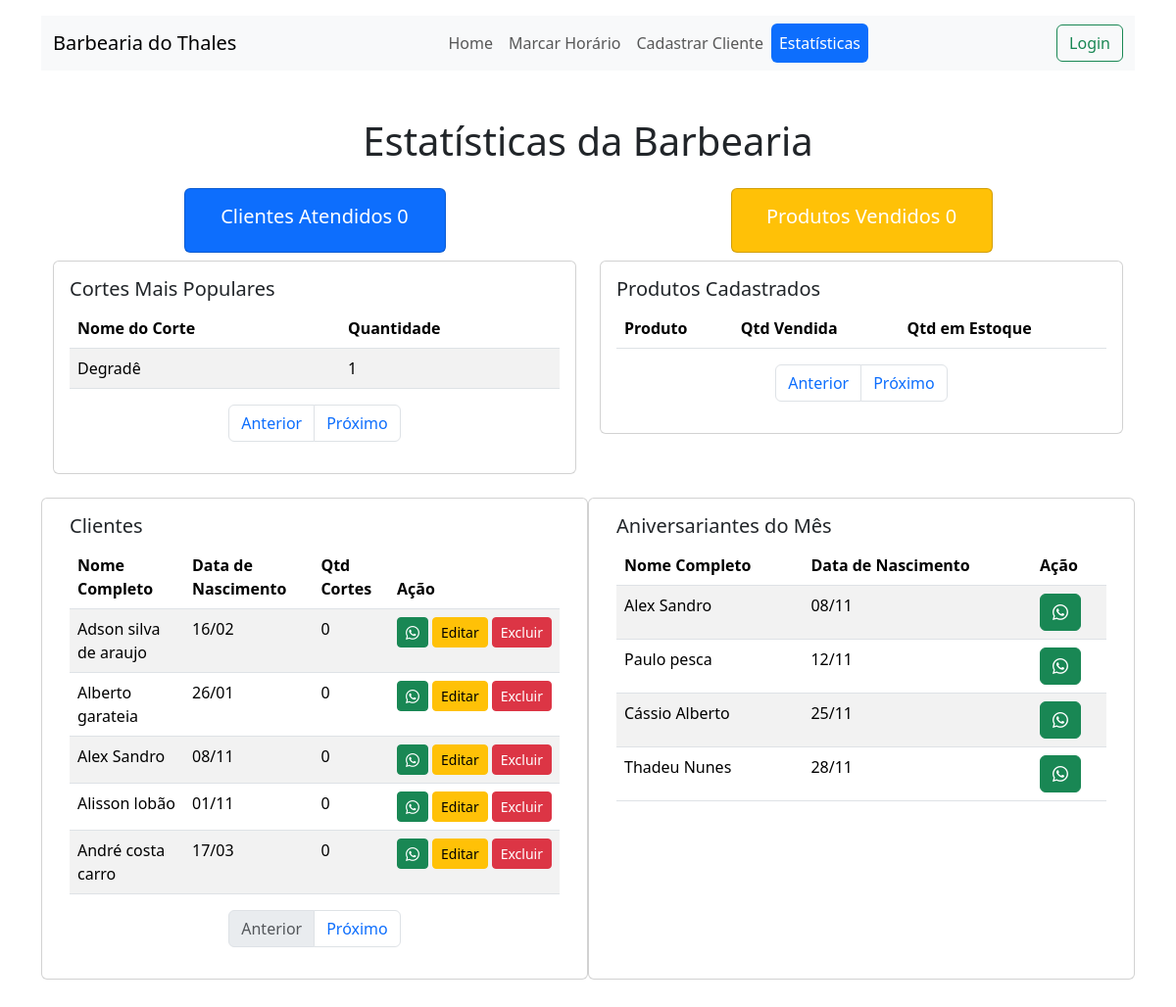
The app's page /estatisticas/, older data.
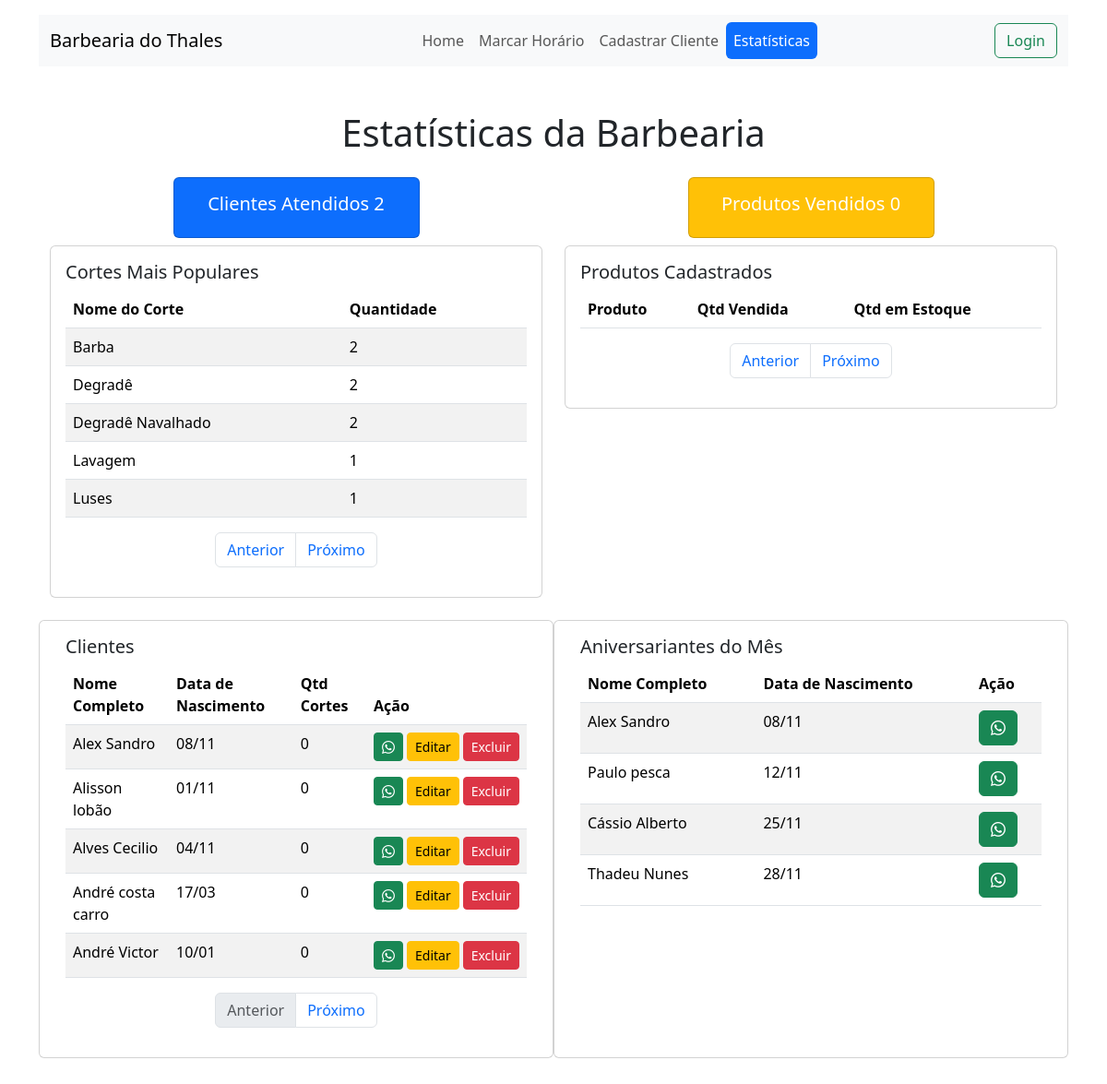
The same page, newer data.
### controle/models.py (models this page shows, shortened)
class TipoCorte(models.Model):
    nome = models.CharField(max_length=100)
    preco = models.DecimalField(max_digits=6, decimal_places=2)

class Cliente(models.Model):
    nome = models.CharField(max_length=100)
    telefone = models.CharField(max_length=15)
    data_nascimento = models.DateField()

### controle/views.py (the view)
# urls.py: path('estatisticas/', views.estatisticas, name='estatisticas'),
def estatisticas(request):
    total_clientes_atendidos = Agendamento.objects.filter(pago=True).values('cliente').distinct().count()
    receita_cortes = Agendamento.objects.filter(pago=True).aggregate(Sum('tipo_corte__preco'))['tipo_corte__preco__sum'] or 0
    receita_produtos = Agendamento.objects.filter(pago=True).aggregate(Sum('produtos__preco'))['produtos__preco__sum'] or 0
    receita_total = receita_cortes + receita_produtos
    agendamentos_por_barbeiro = Barbeiro.objects.annotate(total_agendamentos=Count('agendamento')).order_by('nome')
    cortes_populares = Agendamento.objects.values('tipo_corte__nome').annotate(total=Count('tipo_corte')).order_by('tipo_corte__nome')
    clientes_fieis = Cliente.objects.annotate(total_visitas=Count('agendamento')).order_by('nome')
    total_produtos_vendidos = Produto.objects.filter(agendamento__in=Agendamento.objects.filter(pago=True)).count()
    produtos_vendidos = Agendamento.objects.filter(pago=True).values('produtos__nome').annotate(total_vendido=Count('produtos')).order_by('produtos__nome')
    produtos = Produto.objects.all().order_by('nome')
    hoje = timezone.now()
    dia_atual = hoje.day
    mes_atual = hoje.month
    aniversariantes_do_mes = Cliente.objects.filter(
        Q(data_nascimento__month=mes_atual) &
        Q(data_nascimento__day__gte=dia_atual-1)
    ).annotate(
        dia_nascimento=ExtractDay('data_nascimento'),
        mes_nascimento=ExtractMonth('data_nascimento')
    ).order_by('mes_nascimento', 'dia_nascimento')
    context = {
        'total_clientes_atendidos': total_clientes_atendidos,
        'receita_total': receita_total,
        'agendamentos_por_barbeiro': agendamentos_por_barbeiro,
        'cortes_populares': cortes_populares,
        'clientes_fieis': clientes_fieis,
        'total_produtos_vendidos': total_produtos_vendidos,
        'produtos_vendidos': produtos_vendidos,
        'produtos': produtos,
        'aniversariantes_do_mes': aniversariantes_do_mes,
    }
    return render(request, 'estatisticas.html', context)

### controle/templates/estatisticas.html (shortened to what the changed rows need)
{% extends "base.html" %}
{% block content %}
<div class="container mt-5">
    <h1 class="text-center mb-4">Estatísticas da Barbearia</h1>
    <div class="row d-flex justify-content-center">
        <div class="col-md-6 d-flex justify-content-center">
            <div class="card text-white bg-primary mb-2 w-50">
                <div class="card-body">
                    <h5 class="card-title d-flex p-0 justify-content-center rounded-tl-lg">Clientes Atendidos  {{ total_clientes_atendidos }}</h5>
                </div>
            </div>
        </div>
    </div>
    <div class="row mb-4">
        <div class="col-md-6">
            <div class="card">
                <div class="card-body">
                    <div class="table-responsive">
                        <table id="cortes-table" class="table table-striped">
                            <thead>
                                <tr>
                                    <th>Nome do Corte</th>
                                    <th>Quantidade</th>
                                </tr>
                            </thead>
                            <tbody id="cortes-lista">
                                {% for corte in cortes_populares %}
                                <tr>
                                    <td>{{ corte.tipo_corte__nome }}</td>
                                    <td>{{ corte.total }}</td>
                                </tr>
                                {% endfor %}
                            </tbody>
                        </table>
                    </div>
                </div>
            </div>
        </div>
        <div class="col-md-6">
            <div class="card">
                <div class="card-body">
                    <div class="table-responsive">
                        <table id="produtos-table" class="table table-striped">
                            <thead>
                                <tr>
                                    <th>Produto</th>
                                    <th>Qtd Vendida</th>
                                    <th>Qtd em Estoque</th>
                                </tr>
                            </thead>
                        </table>
                    </div>
                </div>
            </div>
        </div>
    </div>
    <div class="row mb-4">
        <div class="card mb-4 col-md-6">
            <div class="card-body">
                <div class="table-responsive">
                    <table id="clientes-table" class="table table-striped">
                        <thead>
                            <tr>
                                <th>Nome Completo</th>
                                <th>Data de Nascimento</th>
                                <th>Qtd Cortes</th>
                                <th>Ação</th>
                            </tr>
                        </thead>
                        <tbody id="clientes-lista">
                            {% for cliente in clientes_fieis %}
                            <tr>
                                <td>{{ cliente.nome }}</td>
                                <td>{{ cliente.data_nascimento|date:"d/m" }}</td>
                                <td>{{ cliente.total_visitas }}</td>
                                <td>
                                    <div class="d-flex align-items-center">
                                        <a class="btn btn-success btn-sm enviar-whatsapp"
                                           data-nome="{{ cliente.nome }}"
                                           data-telefone="{{ cliente.telefone }}"
                                           aria-label="Enviar mensagem para {{ cliente.nome }}">
                                            <i class="bi bi-whatsapp"></i>
                                        </a>
                                        <a href="{% url 'editar_cliente' cliente.id %}" class="btn btn-warning btn-sm mx-1">
                                            Editar
                                        </a>
                                        <form method="POST" action="{% url 'excluir_cliente' cliente.id %}" style="display:inline;">
                                            <button type="submit" class="btn btn-danger btn-sm" onclick="return confirm('Você tem certeza que deseja excluir este cliente?');">Excluir</button>
                                        </form>
                                    </div>
                                </td>
                            </tr>
                            {% endfor %}
                        </tbody>
                    </table>
                </div>
            </div>
        </div>
    <div class="card mb-4 col-md-6">
        <div class="card-body">
            <div class="table-responsive">
                <table class="table table-striped">
                    <thead>
                        <tr>
                            <th>Nome Completo</th>
                            <th>Data de Nascimento</th>
                            <th>Ação</th>
                        </tr>
                    </thead>
                    <tbody>
                        {% for aniversariante in aniversariantes_do_mes %}
                        <tr>
                            <td>{{ aniversariante.nome }}</td>
                            <td>{{ aniversariante.data_nascimento|date:"d/m" }}</td>
                            <td>
                                <a class="btn btn-success enviar-whatsapp"
                                data-nome="{{ aniversariante.nome }}"
                                data-telefone="{{ aniversariante.telefone }}"
                                aria-label="Enviar mensagem para {{ aniversariante.nome }}">
                                    <i class="bi bi-whatsapp"></i>
                                </a>
                            </td>
                        </tr>
                        {% endfor %}
                    </tbody>
                </table>
            </div>
        </div>
    </div>
</div>
    </div>
</div>
{% endblock %}

Row changes from the older to the newer data that the page shows:
removed Cliente: nome "Adson silva de araujo", data_nascimento "16/02", total_visitas "0", shown under "Clientes"
removed Cliente: nome "Alberto garateia", data_nascimento "26/01", total_visitas "0", shown under "Clientes"
added TipoCorte: tipo_corte__nome "Barba", total "2"
computed for TipoCorte "Degradê": total "1" → "2"
added TipoCorte: tipo_corte__nome "Degradê Navalhado", total "2"
added TipoCorte: tipo_corte__nome "Lavagem", total "1"
added TipoCorte: tipo_corte__nome "Luses", total "1"
added Cliente: nome "Alves Cecilio", data_nascimento "04/11", total_visitas "0", shown under "Clientes"
now on this page (row unchanged): Cliente: nome "André Victor", data_nascimento "10/01", total_visitas "0", shown under "Clientes"
Text that changed along with them:
{{ total_clientes_atendidos }}: "0" → "2"
